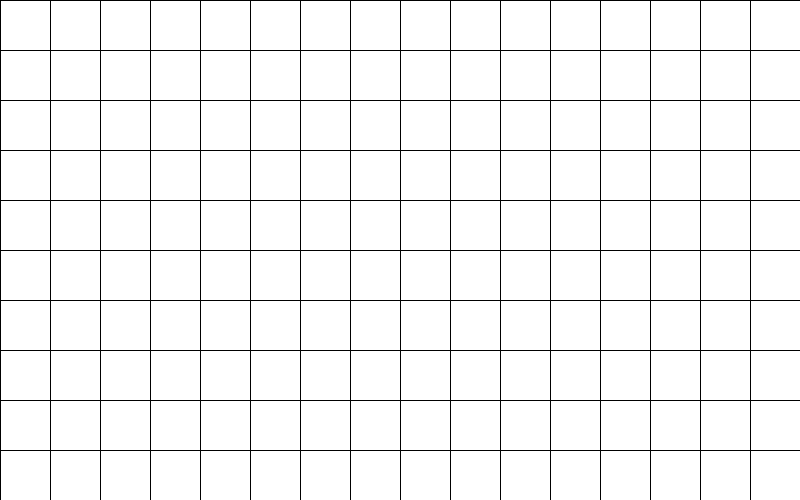
Frame 1 (no input)
Frame 60 (the mouse pressed at the canvas centre just before this capture): identical to frame 1, image omitted
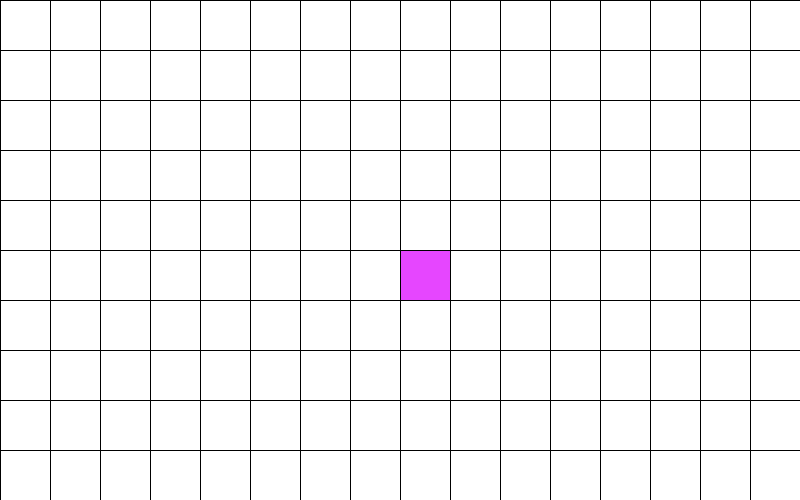
Frame 120 (the mouse held since frame 60 and released just before this capture)

The Processing sketch that drew these frames (run headless with seeded random() and noise(); from frame 60 on, the mouse is pressed at the canvas centre):

// Processing sketch: week06_1
// ── week06_1.pde
//week06-1好玩的程式設計
//file-Preference
//修改自05-2 好玩的程式設計
//Ctrl-N 開新視窗
void setup(){
  size(800,500);//視窗大小800*500
}
int[][]a = new int[10][16];
void mousePressed(){
  int i = mouseY/50, j = mouseX/50;
  a[i][j] = 1;
}
void draw(){
  for(int i=0;i<10;i++){//上週是 for y 現在改成for i 左手i
    for(int j=0;j<16;j++){//上週是 for x 現在改成for j 右手j
     if(a[i][j]==1)fill(#E646FF);//若陣列沒有值，設粉色
     else fill(255);//沒有值，設白色
     rect(j*50,i*50,50,50);//畫四邊形
    }
   }

/* 很多行的註解 用斜線星
  for(int y=0;y<500;y+=50){
    for(int x=0;x<800;x+=50){
      if(x<mouseX && mouseX <x+50) fill(#67C41C);
      else if(y<mouseY && mouseY <y+50) fill(#20AF7C);
      else fill(255);
      rect(x,y,50,50); 
    }
  }收尾的地方是星斜線 */
}
